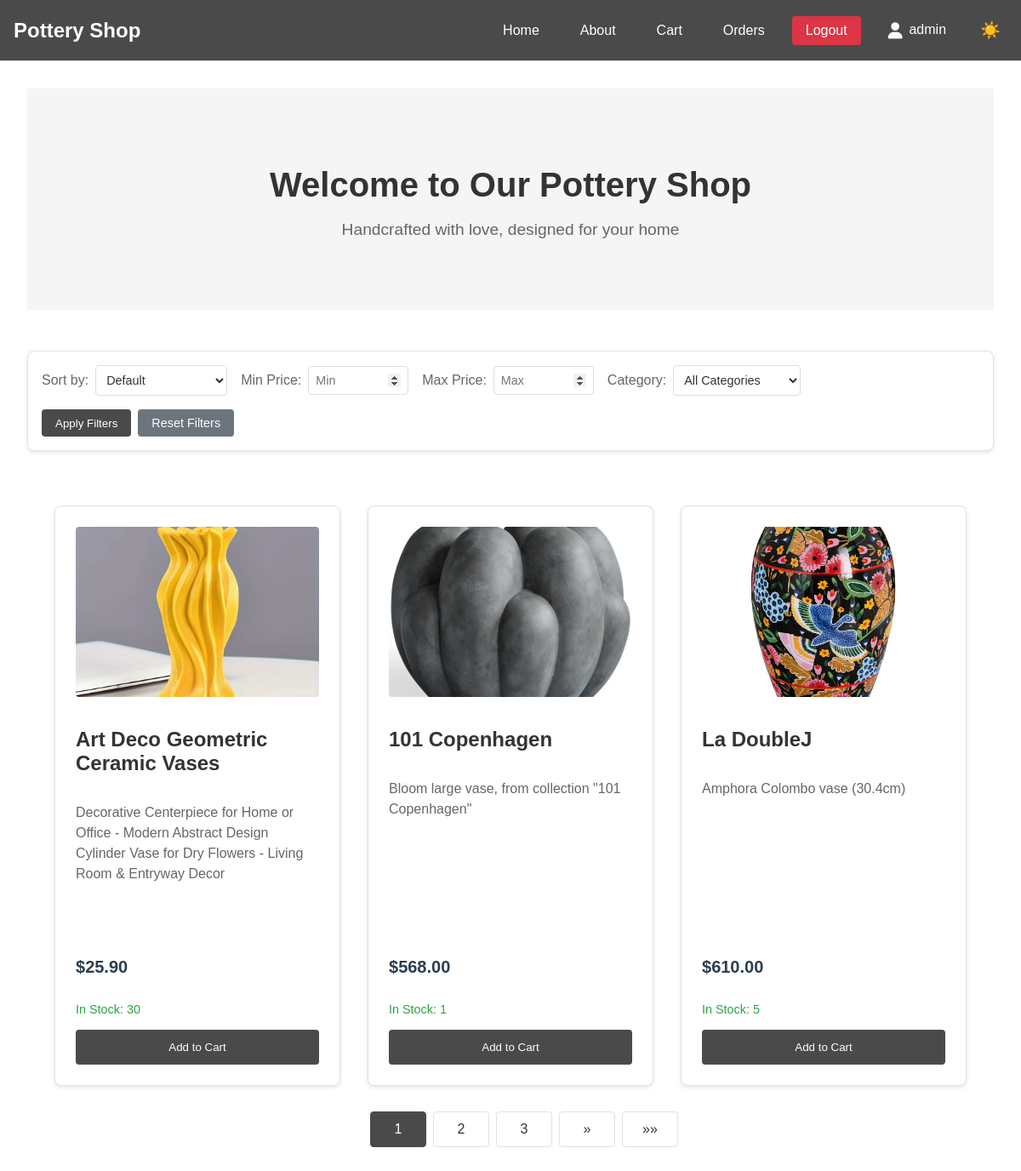
The page / (signed in) on the database its author committed.
### shop/models.py (models this page shows, shortened)
class Product(models.Model):
    title = models.CharField(max_length=200)
    description = models.TextField()
    price = models.DecimalField(max_digits=6, decimal_places=2)
    image = models.ImageField(upload_to='products/', null=True, blank=True)
    category = models.ForeignKey(Category, on_delete=models.SET_NULL, null=True, blank=True, related_name='products')
    stock = models.IntegerField(default=0)
    is_active = models.BooleanField(default=True)
    created_at = models.DateTimeField(auto_now_add=True)
    updated_at = models.DateTimeField(auto_now=True)
    objects = ProductManager()

### shop/views.py (the view)
# urls.py: path('', ProductListView.as_view(), name='home'),
class ProductListView(ListView):
    model = Product
    template_name = 'home.html'
    context_object_name = 'products'
    paginate_by = 3
    def get_queryset(self):
        try:
            queryset = Product.objects.active()
            form = ProductSearchForm(self.request.GET)
            if form.is_valid():
                search_query = form.cleaned_data.get('search')
                category = form.cleaned_data.get('category')
                min_price = form.cleaned_data.get('min_price')
                max_price = form.cleaned_data.get('max_price')
                sort = form.cleaned_data.get('sort', '')
                if search_query:
                    queryset = queryset.search(search_query)
                if category:
                    queryset = queryset.filter(category=category)
                if min_price is not None:
                    queryset = queryset.filter(price__gte=min_price)
                if max_price is not None:
                    queryset = queryset.filter(price__lte=max_price)
                if sort:
                    if sort == 'price_asc':
                        queryset = queryset.order_by('price')
                    elif sort == 'price_desc':
                        queryset = queryset.order_by('-price')
                    elif sort == 'name_asc':
                        queryset = queryset.order_by('title')
                    elif sort == 'name_desc':
                        queryset = queryset.order_by('-title')
                    elif sort == 'category_asc':
                        queryset = queryset.order_by('category__name')
                    elif sort == 'category_desc':
                        queryset = queryset.order_by('-category__name')
                    elif sort == 'newest':
                        queryset = queryset.order_by('-created_at')
                    elif sort == 'oldest':
                        queryset = queryset.order_by('created_at')
                else:
                    queryset = queryset.order_by('created_at')
            return queryset
        except Exception as e:
            logger.error(f"Error in ProductListView.get_queryset: {str(e)}")
            messages.error(self.request, "An error occurred while loading products.")
            return Product.objects.none()
    def get_context_data(self, **kwargs):
        try:
            context = super().get_context_data(**kwargs)
            context['form'] = ProductSearchForm(self.request.GET)
            context['sort'] = self.request.GET.get('sort', '')
            context['categories'] = Category.objects.filter(is_active=True)
            return context
        except Exception as e:
            logger.error(f"Error in ProductListView.get_context_data: {str(e)}")
            messages.error(self.request, "An error occurred while loading the page.")
            return {}

### shop/context_processors.py (called while the page is built)
def cart_count(request):
    if request.user.is_authenticated:
        order = Order.objects.filter(
            customer_email=request.user.email,
            status='pending'
        ).first()
    else:
        order = Order.objects.filter(
            customer_email='guest@example.com',
            status='pending'
        ).first()
    if order:
        return {'cart_count': OrderItem.objects.filter(order=order).count()}
    return {'cart_count': 0}

### shop/models.py (called while the page is built)
    def active(self):
        return self.filter(is_active=True)

### templates/home.html (shortened to what this page needs)
{% extends "base.html" %}
{% block content %}
    <div class="hero-section">
        <h1>Welcome to Our Pottery Shop</h1>
        <p class="tagline">Handcrafted with love, designed for your home</p>
    </div>
    <div class="filters-section">
        <form method="get" class="filters-form">
            <div class="filter-group">
                <label for="sort">Sort by:</label>
                <select name="sort" id="sort" class="form-control">
                    <option value="">Default</option>
                </select>
            </div>
            <div class="filter-group">
                <label for="min_price">Min Price:</label>
                <input type="number" name="min_price" id="min_price" min="0" step="0.1" value="{{ request.GET.min_price }}" placeholder="Min">
            </div>
            <div class="filter-group">
                <label for="max_price">Max Price:</label>
                <input type="number" name="max_price" id="max_price" min="0" step="0.1" value="{{ request.GET.max_price }}" placeholder="Max">
            </div>
            <div class="filter-group">
                <label for="category">Category:</label>
                <select name="category" id="category" onchange="this.form.submit()">
                    <option value="">All Categories</option>
                </select>
            </div>
            <div class="filter-buttons">
                <button type="submit" class="apply-filters">Apply Filters</button>
                <a href="{% url 'home' %}" class="reset-filters">Reset Filters</a>
            </div>
        </form>
    </div>
    <div id="products-container" class="fade-transition">
        <div class="products-grid {% if products|length == 1 %}single-product{% endif %}">
            {% for product in products %}
                <div class="product-card">
                    {% if product.image %}
                        <div class="product-image">
                            <img src="{{ product.image.url }}" alt="{{ product.title }}">
                        </div>
                    {% else %}
                        <div class="product-image placeholder">
                            <span>No image available</span>
                        </div>
                    {% endif %}
                    <h2>{{ product.title }}</h2>
                    <p class="description">
                        {{ product.description }}
                    </p>
                    <p class="price">
                        {% if product.price|floatformat:2|slice:"-2:" != ".00" %}
                            ${{ product.price }}
                        {% else %}
                            ${{ product.price|floatformat:0 }}
                        {% endif %}
                    </p>
                    <p class="stock-info">
                        {% if product.stock > 0 %}
                            <span class="in-stock">In Stock: {{ product.stock }}</span>
                        {% else %}
                            <span class="out-of-stock">Out of Stock</span>
                        {% endif %}
                    </p>
                    <form method="post" action="{% url 'add-to-cart' product.id %}">
                        <button type="submit" class="add-to-cart {% if product.stock == 0 %}disabled{% endif %}" {% if product.stock == 0 %}disabled{% endif %}>
                            {% if product.stock == 0 %}
                                Out of Stock
                            {% else %}
                                Add to Cart
                            {% endif %}
                        </button>
                    </form>
                </div>
            {% endfor %}
        </div>
    </div>
    {% if is_paginated %}
    <div class="pagination-container">
        <nav aria-label="Page navigation">
            <ul class="pagination">
                {% for num in page_obj.paginator.page_range %}
                    {% if page_obj.number == num %}
                        <li class="page-item active">
                            <span class="page-link">{{ num }}</span>
                        </li>
                    {% elif num > page_obj.number|add:'-3' and num < page_obj.number|add:'3' %}
                        <li class="page-item">
                            <a class="page-link page-transition" href="?page={{ num }}">{{ num }}</a>
                        </li>
                    {% endif %}
                {% endfor %}
                {% if page_obj.has_next %}
                    <li class="page-item">
                        <a class="page-link page-transition" href="?page={{ page_obj.next_page_number }}" aria-label="Next">
                            <span aria-hidden="true">&raquo;</span>
                        </a>
                    </li>
                    <li class="page-item">
                        <a class="page-link page-transition" href="?page={{ page_obj.paginator.num_pages }}" aria-label="Last">
                            <span aria-hidden="true">&raquo;&raquo;</span>
                        </a>
                    </li>
                {% endif %}
            </ul>
        </nav>
    </div>
    {% endif %}
{% endblock %}

### templates/base.html (shortened to what this page needs)
{% load static %}
<!DOCTYPE html>
<html lang="en">
<head>
    <link rel="stylesheet" href="https://cdnjs.cloudflare.com/ajax/libs/font-awesome/6.0.0/css/all.min.css">
</head>
<body>
    <nav class="navbar">
        <a href="{% url 'home' %}" class="navbar-brand">Pottery Shop</a>
        <div class="nav-links">
            <a href="{% url 'home' %}">Home</a>
            <a href="{% url 'about' %}">About</a>
            <a href="{% url 'view_cart' %}" class="cart-link">
                Cart
            </a>
            <a href="{% url 'orders' %}">Orders</a>
            {% if user.is_authenticated %}
                <a href="{% url 'logout' %}" class="logout-button">Logout</a>
                <a href="#" class="user-icon">
                    <i class="fas fa-user"></i>
                    {{ user.username }}
                </a>
            {% else %}
                <a href="{% url 'login' %}" class="signup-button">Login</a>
                <a href="{% url 'register' %}">Register</a>
            {% endif %}
            <button id="darkModeToggle" class="dark-mode-toggle">
                <span class="light-icon">☀️</span>
            </button>
        </div>
    </nav>
    <main>
        {% block content %}
        {% endblock %}
    </main>
</body>
</html>

### templates/base.html (style rules this page uses)
:root { --bg-color: #ffffff; --text-color: #333333; --card-bg: #ffffff; --border-color: #dee2e6; --shadow-color: rgba(0, 0, 0, 0.1); --hover-bg: #f8f9fa; --nav-bg: #ffffff; --nav-border: #dee2e6; --navbar-text: #ffffff; --navbar-bg: #4a4a4a; --transition-duration: 0.3s; }
body { background-color: var(--bg-color); color: var(--text-color); transition: background-color var(--transition-duration) ease, color var(--transition-duration) ease; font-family: Arial, sans-serif; margin: 0; padding: 0; min-height: 100vh; display: flex; flex-direction: column; }
.navbar { background-color: var(--navbar-bg); border-bottom: 1px solid var(--nav-border); padding: 1rem; display: flex; justify-content: space-between; align-items: center; position: sticky; top: 0; z-index: 1000; width: 100%; box-sizing: border-box; transition: background-color var(--transition-duration) ease, border-color var(--transition-duration) ease; }
.navbar-brand { color: var(--navbar-text); text-decoration: none; font-size: 1.5rem; font-weight: bold; transition: color var(--transition-duration) ease; }
.nav-links { display: flex; align-items: center; gap: 1rem; flex-wrap: wrap; margin-left: auto; }
.nav-links a { color: var(--navbar-text); text-decoration: none; padding: 0.5rem 1rem; border-radius: 4px; transition: all var(--transition-duration) ease; white-space: nowrap; display: inline-flex; align-items: center; }
.cart-link { position: relative; display: inline-flex; align-items: center; gap: 0.5rem; }
.user-icon { color: var(--navbar-text); text-decoration: none; display: flex; align-items: center; gap: 0.5rem; transition: color var(--transition-duration) ease; }
.user-icon i { font-size: 1.2rem; transition: color var(--transition-duration) ease; }
.logout-button { background-color: #dc3545; color: white; text-decoration: none; padding: 0.5rem 1rem; border-radius: 4px; transition: all var(--transition-duration) ease; }
main { padding: 2rem; flex: 1; width: 100%; box-sizing: border-box; transition: background-color var(--transition-duration) ease; }
.dark-mode-toggle { background: none; border: none; cursor: pointer; padding: 8px; font-size: 1.2rem; border-radius: 50%; display: flex; align-items: center; justify-content: center; transition: all var(--transition-duration) ease; color: var(--navbar-text); }
.product-card { background-color: var(--card-bg); border: 1px solid var(--border-color); box-shadow: 0 2px 5px var(--shadow-color); transition: all var(--transition-duration) ease; }
.filters-section { background-color: var(--card-bg); border: 1px solid var(--border-color); box-shadow: 0 2px 5px var(--shadow-color); transition: all var(--transition-duration) ease; }
.filter-group select, .filter-group input[type="number"] { background-color: var(--card-bg); color: var(--text-color); border: 1px solid var(--border-color); transition: all var(--transition-duration) ease; }
.filter-group label { color: var(--text-color); transition: color var(--transition-duration) ease; }
.pagination .page-link { background-color: var(--card-bg); color: var(--text-color); border-color: var(--border-color); transition: all var(--transition-duration) ease; }
.pagination .page-item.active .page-link { background-color: #4a4a4a; border-color: #4a4a4a; color: white; }

### rows shown on the page
Product: image (picture), title "Art Deco Geometric Ceramic Vases", description "Decorative Centerpiece for Home or Office - Modern Abstract Design Cylinder Vase for Dry Flowers - Living Room & Entryway Decor", price "25.90", stock "30", shows "Add to Cart"
Product: image (picture), title "101 Copenhagen", description "Bloom large vase, from collection \"101 Copenhagen\"", price "568.00", stock "1", shows "Add to Cart"
Product: image (picture), title "La DoubleJ", description "Amphora Colombo vase (30.4cm)", price "610.00", stock "5", shows "Add to Cart"

### other values the page prints
{{ user.username }} "admin"
{{ num }} "1"
{{ num }} "2" "3"
